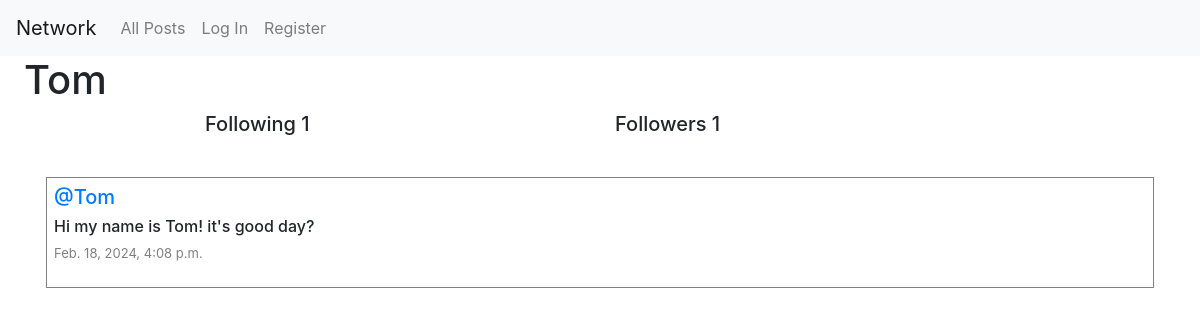
The page /profile/2 on the database its author committed.
### network/models.py (models this page shows, shortened)
class User(AbstractUser):
    pass

class Post(models.Model):
    content =models.CharField(max_length=150)
    user = models.ForeignKey(User, on_delete=models.CASCADE , related_name="author")
    date = models.DateTimeField(auto_now_add=True)
    liked = models.ManyToManyField('User', default=None, blank=True, related_name='post_likes')

### network/views.py (the view)
# urls.py: path("profile/<int:user_id>", views.profile, name="profile"),
def profile(request, user_id):
    user = User.objects.get(pk=user_id)
    allPosts = Post.objects.filter(user=user).order_by("id").reverse()
    followers = Follow.objects.filter(user_follower=user)
    following = Follow.objects.filter(user=user)
    try:
        followCheck = followers.filter(user=User.objects.get(pk=request.user.id))
        if len(followCheck) != 0 :
            isFollowing = True
        else:
            isFollowing = False
    except:
        isFollowing = False
    paginator = Paginator(allPosts, 10)
    pageNumber = request.GET.get('page')
    posts_inside_the_page = paginator.get_page(pageNumber)
    return render(request, "network/profile.html",{
        "allPosts": allPosts,
        "posts_inside_the_page": posts_inside_the_page,
        "username" : user.username,
        "followers": followers,
        "following": following,
        "isFollowing": isFollowing,
        "userProfile": user
        })

### network/templates/network/profile.html (shortened to what this page needs)
{% extends "network/layout.html" %}
{% block body %}
    <h1 class="mx-4">{{ username }}</h1>
    <div>
        <div class="row d-flex justify-content-center">
            <h5 class="col-4">Following {{ following.count }} </h5>
            <h5 class="col-4">Followers {{ followers.count }}</h5>
        </div>
    </div>
    <div class="allPosts">
        {% for post in posts_inside_the_page %}
            <div class="row post mx-3">
                <h5 class="username"><a href="{% url 'profile' user_id=post.user.id %}">@{{ post.user }}</a></h5>
                <h6 class="content" id="content_{{ post.id }}">{{ post.content }}</h6>
                <p class="date">{{ post.date }}</p>
            </div>
        {% endfor %}
    </div>
{% endblock %}

### network/static/network/styles.css (style rules this page uses)
.allPosts { display: flex; flex-direction: column; justify-content: flex-start; margin: 30px; }
.post { display: flex; flex-direction: column; justify-content: center; border: 1px solid gray; margin: 3px; padding: 7px; }
.date { font-size:small; color: gray; }

### rows shown on the page
User: username "Tom"
Post: user "Tom", content "Hi my name is Tom! it's good day?", date "Feb. 18, 2024, 4:08 p.m."

### other values the page prints
{{ following.count }} "1"
{{ followers.count }} "1"
